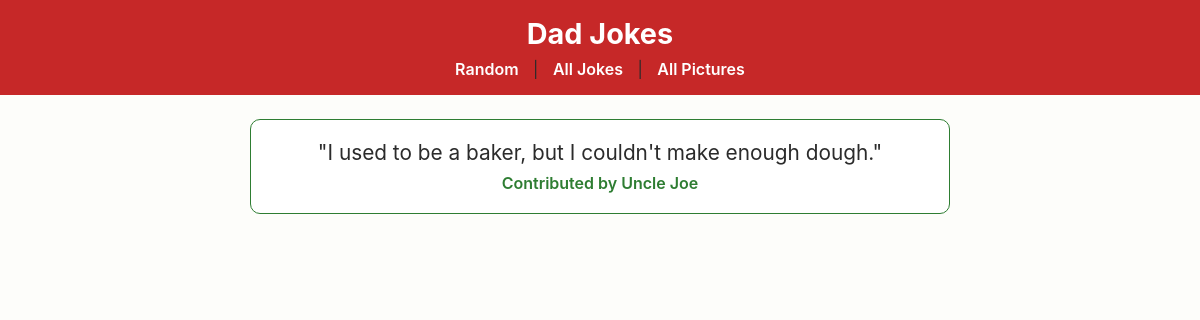
/dadjokes/joke/1, run on the app's committed database.
### dadjokes/models.py (models this page shows)
class Joke(models.Model):
    joke = models.TextField(blank=False)
    contributor = models.TextField(blank=False)
    timestamp = models.DateTimeField(auto_now=True)

### dadjokes/views.py (the view)
# urls.py: path('joke/<int:pk>', views.show_joke, name='show_joke'),
def show_joke(request, pk):
    context = {
        'joke': get_object_or_404(Joke, pk=pk),
    }
    return render(request, 'dadjokes/show_joke.html', context)

### dadjokes/templates/dadjokes/show_joke.html
{% extends 'dadjokes/base.html' %}
{% block content %}
    <div class="card">
        <p class="joke-text">"{{ joke.joke }}"</p>
        <p class="contributor">Contributed by {{ joke.contributor }}</p>
    </div>
{% endblock %}

### static/dadjokes.css (style rules this page uses)
body { margin: 0; font-family: -apple-system, BlinkMacSystemFont, "Segoe UI", Helvetica, Arial, sans-serif; background-color: #fdfdfa; color: #2b2b2b; }
.card { display: block; background-color: #ffffff; border: 1px solid #2e7d32; border-radius: 10px; padding: 20px; margin-bottom: 20px; text-align: center; color: inherit; text-decoration: none; }
.joke-text { font-size: 1.3em; margin: 0 0 8px; }
.contributor { color: #2e7d32; margin: 0; font-weight: 600; }

### data on the page
Joke: joke "I used to be a baker, but I couldn't make enough dough.", contributor "Uncle Joe"
